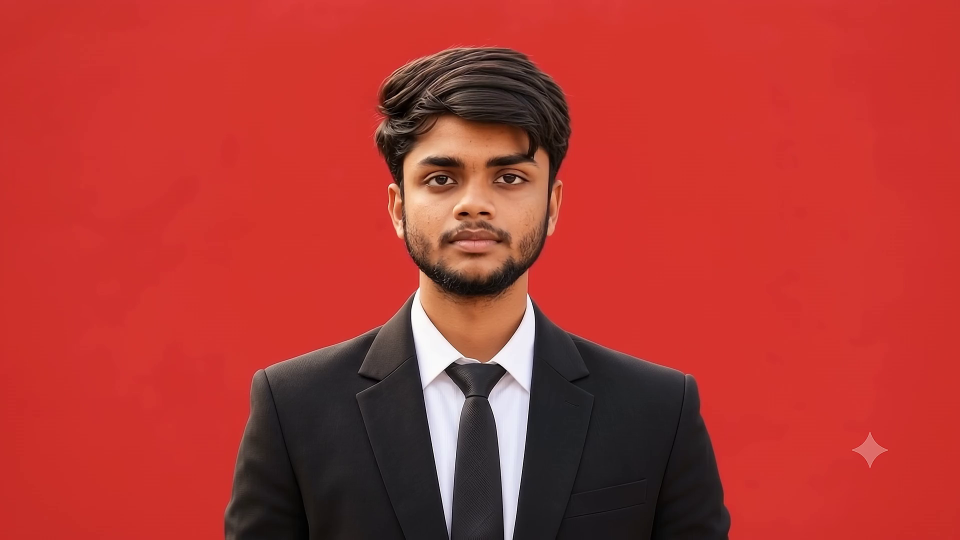
#> input picture frame 0 of public/character.mp4, 1920 x 1080 px (shown at 1/2 size)
$ python extract_frames.py
#> lines starting #> are read from the running program, lines starting #| are printed output that depends on the picture; after the words box and inside, x2 and y2 are one past the last pixel; in counts of white or black regions, pixels touching at a corner belong together
#> in main, frame_0 is the input picture: shape (1080, 1920, 3); mean B, G, R 50.1, 55.7, 177.5
"""
Frame Extraction Script for Cursor-Tracking 3D Avatar (Obsidian Slate Theme)
=============================================================================
This script extracts 64 evenly-spaced frames from character.mp4,
seamlessly replaces the video's natural red background with the
exact Hero section Midnight Obsidian color (#0F172A), removes any red edge spill/halo,
and saves high-quality WebP frames.
"""

import os
import sys
import time
import cv2
import numpy as np

# =====================================================
# CONFIGURATION
# =====================================================
VIDEO_PATH = "public/character.mp4"
OUTPUT_DIR = "public/frames"
TOTAL_LOOP_FRAMES = 64
START_FRAME = 15
END_FRAME = 140
WEBP_QUALITY = 95

# Target Hero Obsidian Slate: #0F172A -> BGR: [42, 23, 15]
HERO_BGR = np.array([42, 23, 15], dtype=np.float32)

# Elliptical kernel for edge mask dilation
KERNEL = cv2.getStructuringElement(cv2.MORPH_ELLIPSE, (5, 5))

def process_frame(frame):
    # 1. Crop 1080x1080 centered square
    cropped = frame[:, 420:1500]

    # 2. Resize to 720x720
    resized = cv2.resize(cropped, (720, 720), interpolation=cv2.INTER_AREA)

    # 3. Detect red background
    b, g, r = cv2.split(resized)
    is_red = (r >= 195) & (g <= 70) & (b <= 70)
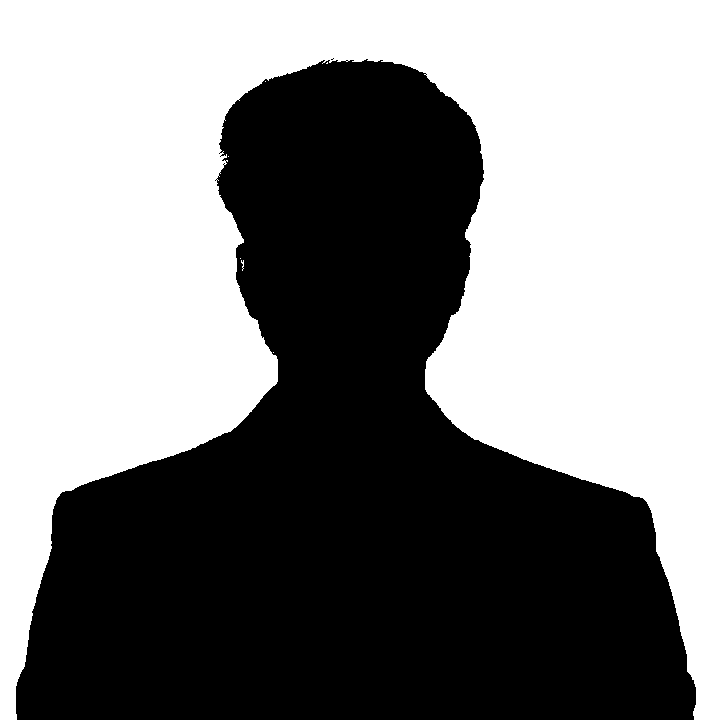
#> is_red: shape (720, 720) bool; 52.4% white; 2 black regions (1 under 20 px), largest, box (x1, y1, x2, y2) and area: (16, 59, 696, 720) 246617

    # 4. Connected components from outer corner (0,0) to isolate outer background
    num_labels, labels, _, _ = cv2.connectedComponentsWithStats(is_red.astype(np.uint8))
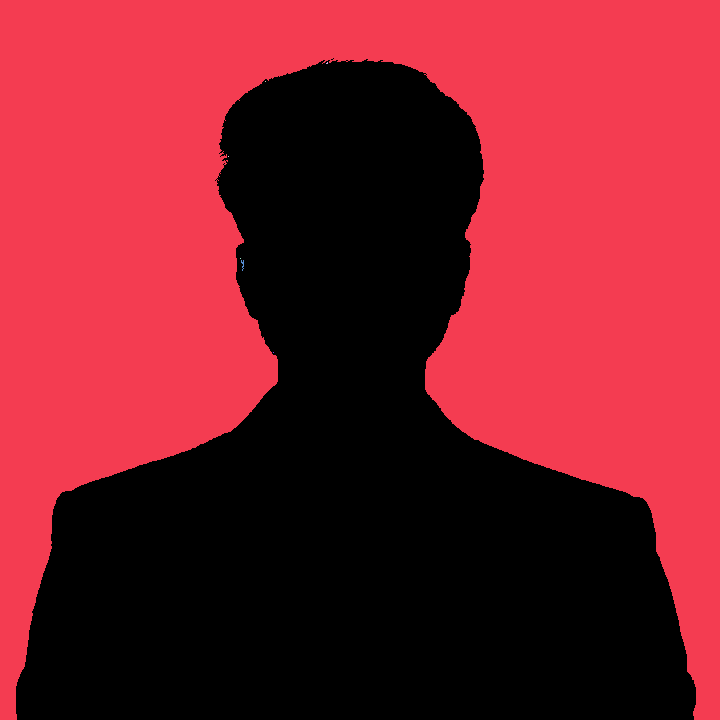
#> labels: shape (720, 720) int32; 8 distinct labels, from 0 to 7; one colour per label, 0 black
#> num_labels = 8
    bg_label = labels[0, 0]
#> bg_label = 1
    bg_mask = (labels == bg_label) | is_red

    # 5. Dilate mask slightly to cleanly encompass edge transition pixels
    bg_mask_dilated = cv2.dilate(bg_mask.astype(np.uint8), KERNEL, iterations=1)
#> bg_mask_dilated: shape (720, 720); values 0 (black) and 1 (white), 53.2% white; 1 black region, box (x1, y1, x2, y2) and area: (18, 62, 694, 720) 242595
    bg_mask_smooth = cv2.GaussianBlur(bg_mask_dilated.astype(np.float32), (5, 5), 1.2)[:, :, np.newaxis]

    # 6. Despill: Neutralize any red bounce/fringe along the foreground edge
    fg = resized.copy()
    fg_b, fg_g, fg_r = cv2.split(fg)
    spill_mask = (fg_r.astype(int) > fg_g.astype(int) + 30) & (bg_mask_smooth[:, :, 0] < 0.95) & (bg_mask_smooth[:, :, 0] > 0.05)
#> spill_mask: shape (720, 720) bool; 1.3% white; 1 white region, box (x1, y1, x2, y2) and area: (16, 60, 696, 720) 6861
    fg_r[spill_mask] = np.maximum(fg_g[spill_mask], fg_b[spill_mask])
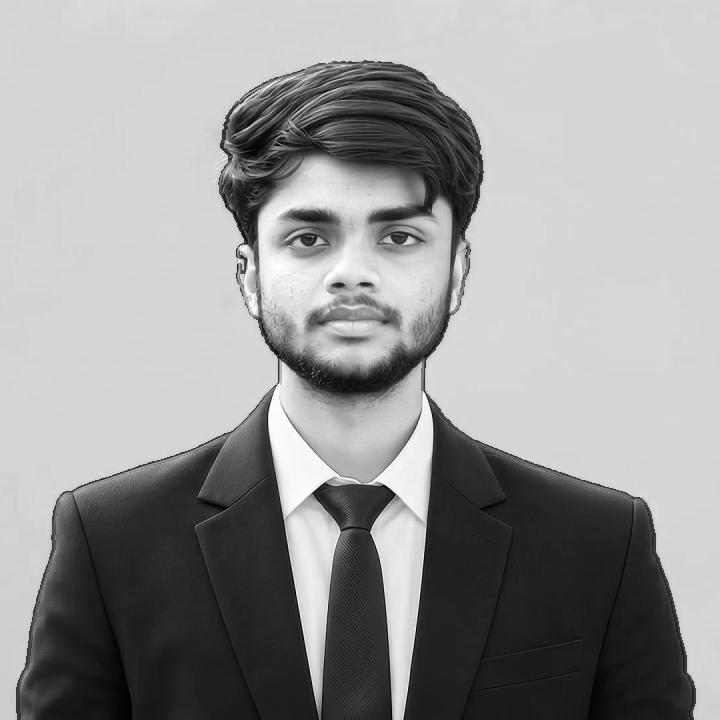
#> fg_r: shape (720, 720); min 0, max 255, mean 152.3
    fg_cleaned = cv2.merge([fg_b, fg_g, fg_r])

    # 7. Seamlessly blend to exact Hero Obsidian background (#0F172A)
    blended = (fg_cleaned.astype(np.float32) * (1.0 - bg_mask_smooth) + HERO_BGR * bg_mask_smooth).astype(np.uint8)

    return blended

def main():
    if not os.path.exists(VIDEO_PATH):
        print(f"Error: Video not found at {VIDEO_PATH}")
        sys.exit(1)

    os.makedirs(OUTPUT_DIR, exist_ok=True)

    cap = cv2.VideoCapture(VIDEO_PATH)
    if not cap.isOpened():
        print(f"Error: Could not open video at {VIDEO_PATH}")
        sys.exit(1)

    t0 = time.time()
    total_video_frames = int(cap.get(cv2.CAP_PROP_FRAME_COUNT))
    print(f"Video: {VIDEO_PATH} ({total_video_frames} frames)")
    print(f"Target Background: #0F172A (RGB: 15, 23, 42)")
    print(f"Processing {TOTAL_LOOP_FRAMES} directional frames + center.webp...")

    # 1. Process neutral center frame (Video Frame 0)
    cap.set(cv2.CAP_PROP_POS_FRAMES, 0)
    ret, frame_0 = cap.read()
    if ret:
        center_proc = process_frame(frame_0)
        center_path = os.path.join(OUTPUT_DIR, "center.webp")
        cv2.imwrite(center_path, center_proc, [cv2.IMWRITE_WEBP_QUALITY, WEBP_QUALITY])
        print("   [OK] center.webp (neutral pose, exact #0F172A obsidian background)")
    else:
        print("   [ERROR] Failed to read frame 0 for center.webp")

    # 2. Process 64 360-degree rotation frames
    step = (END_FRAME - START_FRAME) / TOTAL_LOOP_FRAMES
    for i in range(TOTAL_LOOP_FRAMES):
        f_num = int(START_FRAME + i * step)
        cap.set(cv2.CAP_PROP_POS_FRAMES, f_num)
        ret, frame = cap.read()
        if not ret:
            print(f"   [WARN] Could not read video frame {f_num}, skipping...")
            continue

        proc = process_frame(frame)
        out_path = os.path.join(OUTPUT_DIR, f"frame_{i:02d}.webp")
        cv2.imwrite(out_path, proc, [cv2.IMWRITE_WEBP_QUALITY, WEBP_QUALITY])

        if (i + 1) % 16 == 0 or i == TOTAL_LOOP_FRAMES - 1:
            print(f"   [OK] Processed {i + 1}/{TOTAL_LOOP_FRAMES} frames")
#> this loop made 30 passes
#> num_labels in process_frame on passes 1 to 12: 4, 5, 3, 3, 2, 4, 5, 5, 4, 4, 3, 5
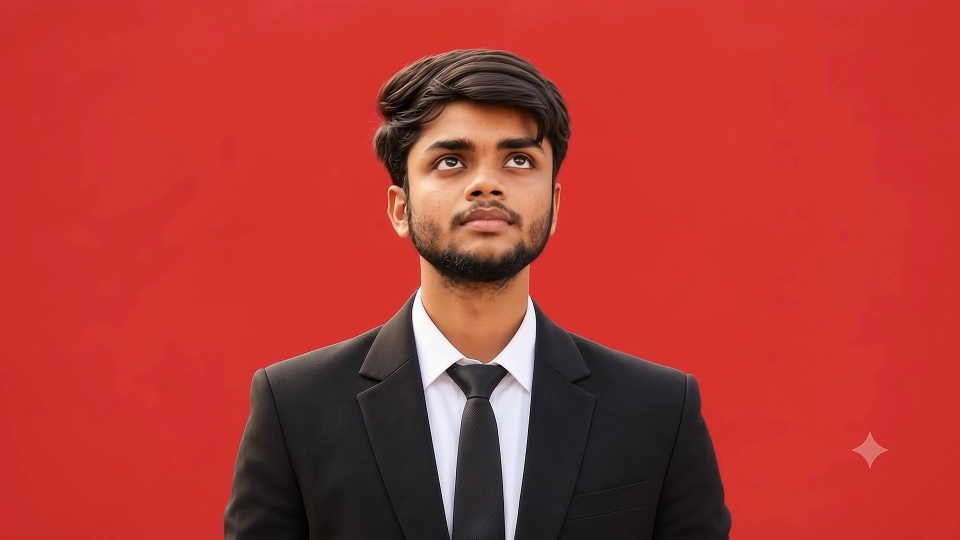
#> input picture frame 15 of public/character.mp4, 1920 x 1080 px (shown at 1/2 size)
#> pass 1, in process_frame (call 2), `resized = cv2.resize(cropped, (720, 720), interpolation=cv2.INTER_AREA)`:
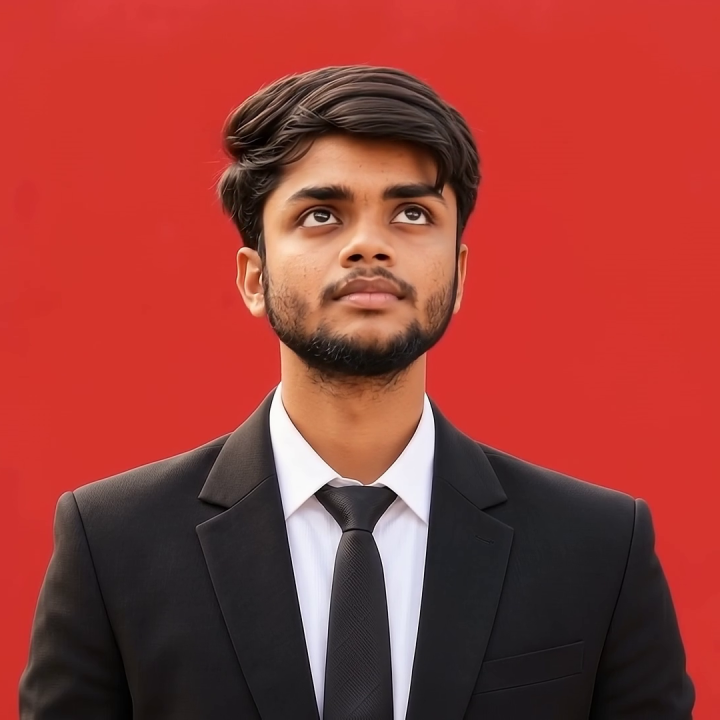
#> resized: shape (720, 720, 3); mean B, G, R 54.7, 60.8, 154.6
#> pass 1, in process_frame (call 2), `b, g, r = cv2.split(resized)`:
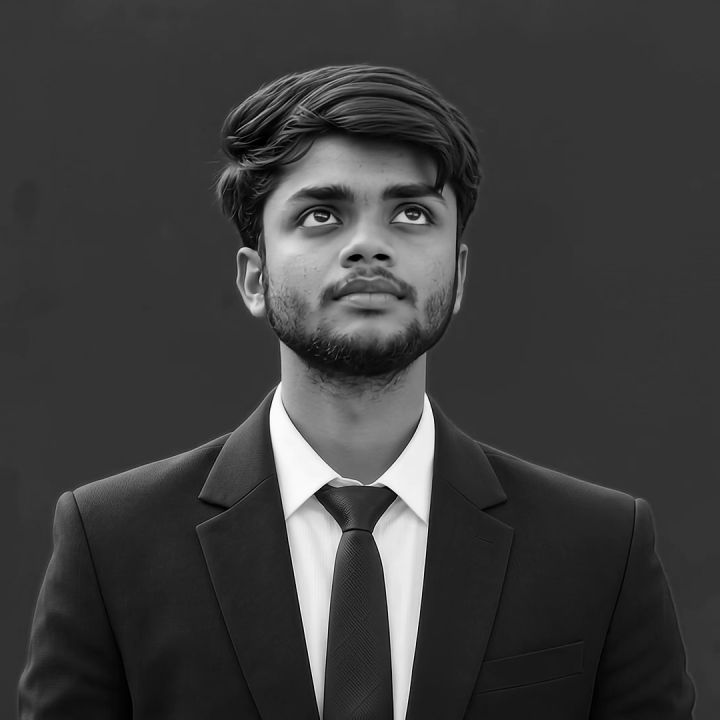
#> g: shape (720, 720); min 0, max 253, mean 60.8
#> after the loop:
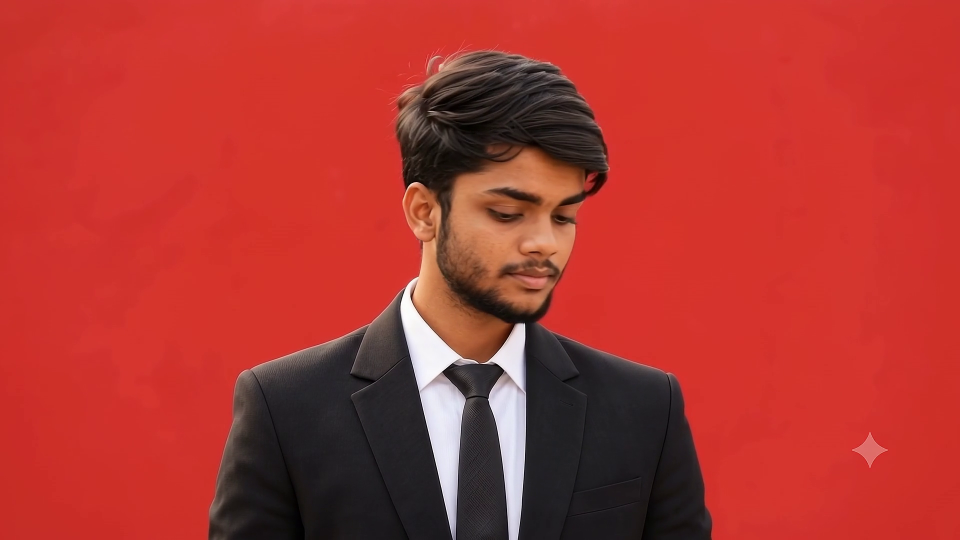
#> frame: shape (1080, 1920, 3) (shown at 1/2 size); mean B, G, R 48.3, 54.4, 175.8

    cap.release()
    elapsed = time.time() - t0
    print(f"Done in {elapsed:.1f}s! All frames saved to {OUTPUT_DIR}/")

if __name__ == "__main__":
    main()

$ run again, starting later in the video
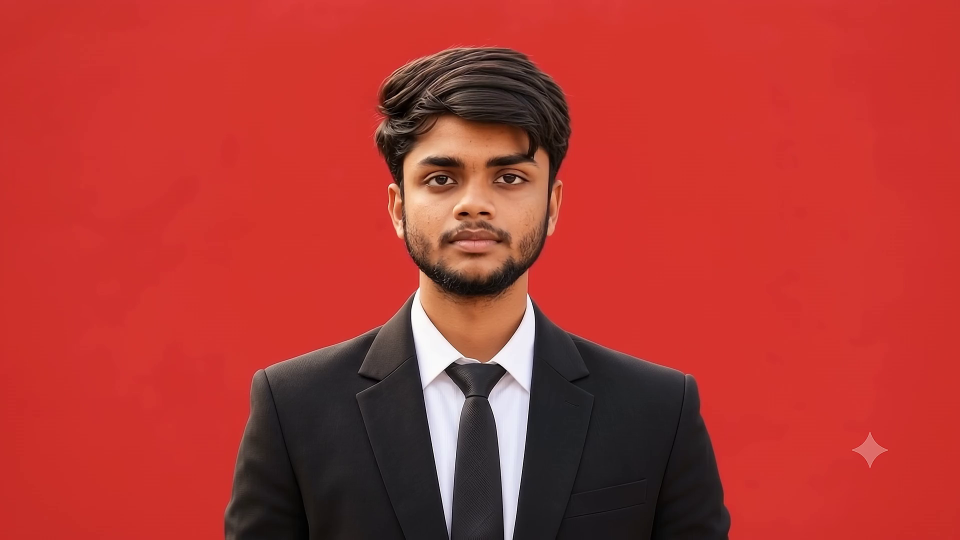
#> input picture frame 0 of public/character.mp4, 1920 x 1080 px (shown at 1/2 size)
#> in main, frame_0 is the input picture: shape (1080, 1920, 3); mean B, G, R 50.1, 55.7, 177.5
#> is_red: shape (720, 720) bool; 52.4% white; 2 black regions (1 under 20 px), largest, box (x1, y1, x2, y2) and area: (16, 59, 696, 720) 246617
#> labels: shape (720, 720) int32; 8 distinct labels, from 0 to 7
#> num_labels = 8
#> bg_label = 1
#> bg_mask_dilated: shape (720, 720); values 0 (black) and 1 (white), 53.2% white; 1 black region, box (x1, y1, x2, y2) and area: (18, 62, 694, 720) 242595
#> spill_mask: shape (720, 720) bool; 1.3% white; 1 white region, box (x1, y1, x2, y2) and area: (16, 60, 696, 720) 6861
#> fg_r: shape (720, 720); min 0, max 255, mean 152.3
#> the loop in main, `for i in range(TOTAL_LOOP_FRAMES):` made 30 passes
#> num_labels in process_frame on passes 1 to 8: 4, 5, 3, 3, 2, 4, 5, 5
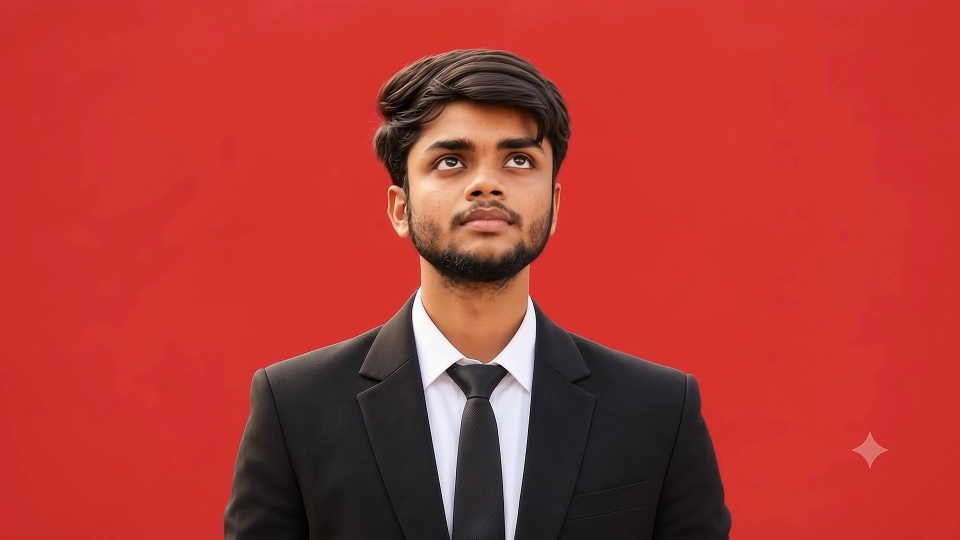
#> input picture frame 15 of public/character.mp4, 1920 x 1080 px (shown at 1/2 size)

$ run again, starting later in the video
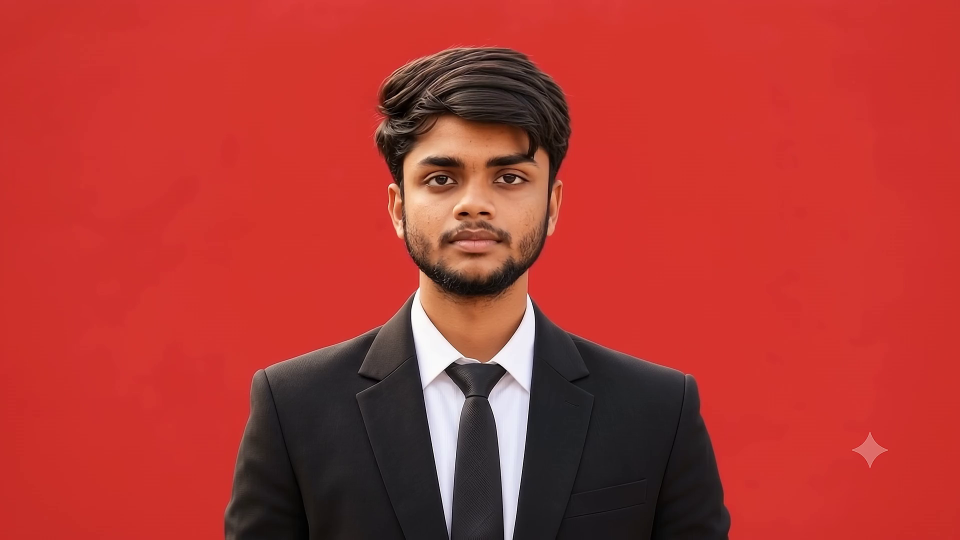
#> input picture frame 0 of public/character.mp4, 1920 x 1080 px (shown at 1/2 size)
#> in main, frame_0 is the input picture: shape (1080, 1920, 3); mean B, G, R 50.1, 55.7, 177.5
#> is_red: shape (720, 720) bool; 52.4% white; 2 black regions (1 under 20 px), largest, box (x1, y1, x2, y2) and area: (16, 59, 696, 720) 246617
#> labels: shape (720, 720) int32; 8 distinct labels, from 0 to 7
#> num_labels = 8
#> bg_label = 1
#> bg_mask_dilated: shape (720, 720); values 0 (black) and 1 (white), 53.2% white; 1 black region, box (x1, y1, x2, y2) and area: (18, 62, 694, 720) 242595
#> spill_mask: shape (720, 720) bool; 1.3% white; 1 white region, box (x1, y1, x2, y2) and area: (16, 60, 696, 720) 6861
#> fg_r: shape (720, 720); min 0, max 255, mean 152.3
#> the loop in main, `for i in range(TOTAL_LOOP_FRAMES):` made 30 passes
#> num_labels in process_frame on passes 1 to 8: 4, 5, 3, 3, 2, 4, 5, 5
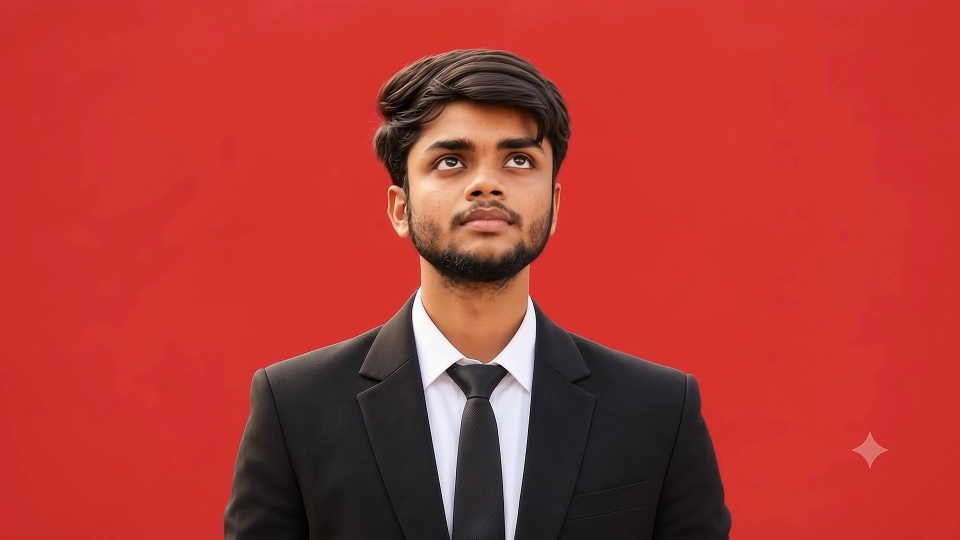
#> input picture frame 15 of public/character.mp4, 1920 x 1080 px (shown at 1/2 size)
